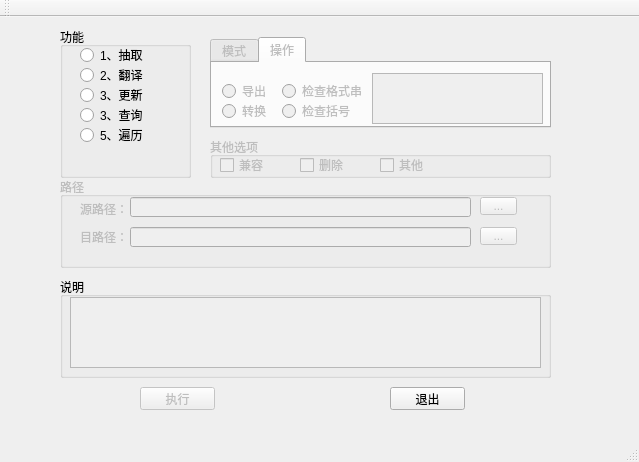
<?xml version="1.0" encoding="UTF-8"?>
<ui version="4.0">
 <class>JauMoon</class>
 <widget class="QMainWindow" name="JauMoon">
  <property name="geometry">
   <rect>
    <x>0</x>
    <y>0</y>
    <width>639</width>
    <height>462</height>
   </rect>
  </property>
  <property name="windowTitle">
   <string>Jau</string>
  </property>
  <widget class="QWidget" name="centralWidget">
   <widget class="QGroupBox" name="groupBox">
    <property name="enabled">
     <bool>true</bool>
    </property>
    <property name="geometry">
     <rect>
      <x>60</x>
      <y>10</y>
      <width>131</width>
      <height>151</height>
     </rect>
    </property>
    <property name="title">
     <string>功能</string>
    </property>
    <widget class="QRadioButton" name="getstrRadioButton">
     <property name="geometry">
      <rect>
       <x>20</x>
       <y>20</y>
       <width>89</width>
       <height>16</height>
      </rect>
     </property>
     <property name="text">
      <string>1、抽取</string>
     </property>
    </widget>
    <widget class="QRadioButton" name="transRadioButton">
     <property name="geometry">
      <rect>
       <x>20</x>
       <y>40</y>
       <width>89</width>
       <height>16</height>
      </rect>
     </property>
     <property name="text">
      <string>2、翻译</string>
     </property>
    </widget>
    <widget class="QRadioButton" name="updateRadioButton">
     <property name="geometry">
      <rect>
       <x>20</x>
       <y>60</y>
       <width>89</width>
       <height>16</height>
      </rect>
     </property>
     <property name="text">
      <string>3、更新</string>
     </property>
    </widget>
    <widget class="QRadioButton" name="querytRadioButton">
     <property name="geometry">
      <rect>
       <x>20</x>
       <y>80</y>
       <width>89</width>
       <height>16</height>
      </rect>
     </property>
     <property name="text">
      <string>3、查询</string>
     </property>
    </widget>
    <widget class="QRadioButton" name="traveRadioButton">
     <property name="geometry">
      <rect>
       <x>20</x>
       <y>100</y>
       <width>89</width>
       <height>16</height>
      </rect>
     </property>
     <property name="text">
      <string>5、遍历</string>
     </property>
    </widget>
   </widget>
   <widget class="QGroupBox" name="otherGroupBox">
    <property name="enabled">
     <bool>false</bool>
    </property>
    <property name="geometry">
     <rect>
      <x>210</x>
      <y>120</y>
      <width>341</width>
      <height>41</height>
     </rect>
    </property>
    <property name="title">
     <string>其他选项</string>
    </property>
    <widget class="QCheckBox" name="oldCheckBox">
     <property name="geometry">
      <rect>
       <x>10</x>
       <y>20</y>
       <width>71</width>
       <height>16</height>
      </rect>
     </property>
     <property name="text">
      <string>兼容</string>
     </property>
    </widget>
    <widget class="QCheckBox" name="delCheckBox">
     <property name="geometry">
      <rect>
       <x>90</x>
       <y>20</y>
       <width>71</width>
       <height>16</height>
      </rect>
     </property>
     <property name="text">
      <string>删除</string>
     </property>
    </widget>
    <widget class="QCheckBox" name="otherCheckBox">
     <property name="geometry">
      <rect>
       <x>170</x>
       <y>20</y>
       <width>71</width>
       <height>16</height>
      </rect>
     </property>
     <property name="text">
      <string>其他</string>
     </property>
    </widget>
   </widget>
   <widget class="QGroupBox" name="instructionGroupBox">
    <property name="geometry">
     <rect>
      <x>60</x>
      <y>260</y>
      <width>491</width>
      <height>101</height>
     </rect>
    </property>
    <property name="title">
     <string>说明</string>
    </property>
    <widget class="QTextEdit" name="textEditFunction">
     <property name="enabled">
      <bool>false</bool>
     </property>
     <property name="geometry">
      <rect>
       <x>10</x>
       <y>20</y>
       <width>471</width>
       <height>71</height>
      </rect>
     </property>
     <property name="readOnly">
      <bool>true</bool>
     </property>
    </widget>
   </widget>
   <widget class="QGroupBox" name="dirGroupBox">
    <property name="enabled">
     <bool>false</bool>
    </property>
    <property name="geometry">
     <rect>
      <x>60</x>
      <y>160</y>
      <width>491</width>
      <height>91</height>
     </rect>
    </property>
    <property name="title">
     <string>路径</string>
    </property>
    <widget class="QLabel" name="sdirLabel">
     <property name="geometry">
      <rect>
       <x>20</x>
       <y>22</y>
       <width>54</width>
       <height>20</height>
      </rect>
     </property>
     <property name="text">
      <string>源路径：</string>
     </property>
    </widget>
    <widget class="QLineEdit" name="sdirLineEdit">
     <property name="geometry">
      <rect>
       <x>70</x>
       <y>20</y>
       <width>341</width>
       <height>20</height>
      </rect>
     </property>
    </widget>
    <widget class="QLineEdit" name="tdirLineEdit">
     <property name="geometry">
      <rect>
       <x>70</x>
       <y>50</y>
       <width>341</width>
       <height>20</height>
      </rect>
     </property>
    </widget>
    <widget class="QLabel" name="tdirLabel">
     <property name="geometry">
      <rect>
       <x>20</x>
       <y>50</y>
       <width>54</width>
       <height>20</height>
      </rect>
     </property>
     <property name="text">
      <string>目路径：</string>
     </property>
    </widget>
    <widget class="QToolButton" name="sdirToolButton">
     <property name="geometry">
      <rect>
       <x>420</x>
       <y>20</y>
       <width>37</width>
       <height>18</height>
      </rect>
     </property>
     <property name="text">
      <string>...</string>
     </property>
    </widget>
    <widget class="QToolButton" name="tdirToolButton">
     <property name="geometry">
      <rect>
       <x>420</x>
       <y>50</y>
       <width>37</width>
       <height>18</height>
      </rect>
     </property>
     <property name="text">
      <string>...</string>
     </property>
    </widget>
   </widget>
   <widget class="QPushButton" name="exePushButton">
    <property name="enabled">
     <bool>false</bool>
    </property>
    <property name="geometry">
     <rect>
      <x>140</x>
      <y>370</y>
      <width>75</width>
      <height>23</height>
     </rect>
    </property>
    <property name="text">
     <string>执行</string>
    </property>
   </widget>
   <widget class="QPushButton" name="cancelPushButton">
    <property name="geometry">
     <rect>
      <x>390</x>
      <y>370</y>
      <width>75</width>
      <height>23</height>
     </rect>
    </property>
    <property name="text">
     <string>退出</string>
    </property>
   </widget>
   <widget class="QTabWidget" name="operateTabWidget">
    <property name="enabled">
     <bool>false</bool>
    </property>
    <property name="geometry">
     <rect>
      <x>210</x>
      <y>20</y>
      <width>341</width>
      <height>91</height>
     </rect>
    </property>
    <property name="currentIndex">
     <number>1</number>
    </property>
    <widget class="QWidget" name="tab">
     <attribute name="title">
      <string>模式</string>
     </attribute>
     <widget class="QTextEdit" name="modeTextEdit">
      <property name="enabled">
       <bool>false</bool>
      </property>
      <property name="geometry">
       <rect>
        <x>90</x>
        <y>10</y>
        <width>241</width>
        <height>51</height>
       </rect>
      </property>
      <property name="readOnly">
       <bool>true</bool>
      </property>
     </widget>
     <widget class="QRadioButton" name="charRadioButton">
      <property name="geometry">
       <rect>
        <x>10</x>
        <y>10</y>
        <width>89</width>
        <height>16</height>
       </rect>
      </property>
      <property name="text">
       <string>字符串</string>
      </property>
     </widget>
     <widget class="QRadioButton" name="fileRadioButton">
      <property name="geometry">
       <rect>
        <x>10</x>
        <y>30</y>
        <width>89</width>
        <height>16</height>
       </rect>
      </property>
      <property name="text">
       <string>单文件</string>
      </property>
     </widget>
     <widget class="QRadioButton" name="batRadioButton">
      <property name="geometry">
       <rect>
        <x>10</x>
        <y>50</y>
        <width>89</width>
        <height>16</height>
       </rect>
      </property>
      <property name="text">
       <string>批处理</string>
      </property>
     </widget>
    </widget>
    <widget class="QWidget" name="tab_2">
     <attribute name="title">
      <string>操作</string>
     </attribute>
     <widget class="QRadioButton" name="exportRadioButton">
      <property name="geometry">
       <rect>
        <x>10</x>
        <y>20</y>
        <width>61</width>
        <height>16</height>
       </rect>
      </property>
      <property name="text">
       <string>导出</string>
      </property>
     </widget>
     <widget class="QRadioButton" name="checkvlistRadioButton">
      <property name="geometry">
       <rect>
        <x>70</x>
        <y>20</y>
        <width>81</width>
        <height>16</height>
       </rect>
      </property>
      <property name="text">
       <string>检查格式串</string>
      </property>
     </widget>
     <widget class="QRadioButton" name="convertRadioButton">
      <property name="geometry">
       <rect>
        <x>10</x>
        <y>40</y>
        <width>61</width>
        <height>16</height>
       </rect>
      </property>
      <property name="text">
       <string>转换</string>
      </property>
     </widget>
     <widget class="QRadioButton" name="checkbracketsRadioButton">
      <property name="geometry">
       <rect>
        <x>70</x>
        <y>40</y>
        <width>71</width>
        <height>16</height>
       </rect>
      </property>
      <property name="text">
       <string>检查括号</string>
      </property>
     </widget>
     <widget class="QTextEdit" name="operateTextEdit">
      <property name="enabled">
       <bool>false</bool>
      </property>
      <property name="geometry">
       <rect>
        <x>160</x>
        <y>10</y>
        <width>171</width>
        <height>51</height>
       </rect>
      </property>
      <property name="readOnly">
       <bool>true</bool>
      </property>
     </widget>
    </widget>
   </widget>
  </widget>
  <widget class="QMenuBar" name="menuBar">
   <property name="geometry">
    <rect>
     <x>0</x>
     <y>0</y>
     <width>639</width>
     <height>23</height>
    </rect>
   </property>
  </widget>
  <widget class="QToolBar" name="mainToolBar">
   <attribute name="toolBarArea">
    <enum>TopToolBarArea</enum>
   </attribute>
   <attribute name="toolBarBreak">
    <bool>false</bool>
   </attribute>
  </widget>
  <widget class="QStatusBar" name="statusBar"/>
 </widget>
 <layoutdefault spacing="6" margin="11"/>
 <resources/>
 <connections/>
</ui>
